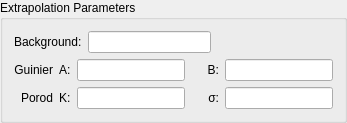
             <widget class="QGroupBox" name="groupBox_4">
              <property name="sizePolicy">
               <sizepolicy hsizetype="MinimumExpanding" vsizetype="Fixed">
                <horstretch>0</horstretch>
                <verstretch>0</verstretch>
               </sizepolicy>
              </property>
              <property name="title">
               <string>Extrapolation Parameters</string>
              </property>
              <layout class="QVBoxLayout" name="backgroundLayout">
               <item>
                <layout class="QGridLayout" name="gridLayout_4">
                 <item row="0" column="1">
                  <widget class="QLineEdit" name="txtBackground">
                   <property name="sizePolicy">
                    <sizepolicy hsizetype="MinimumExpanding" vsizetype="Fixed">
                     <horstretch>0</horstretch>
                     <verstretch>0</verstretch>
                    </sizepolicy>
                   </property>
                  </widget>
                 </item>
                 <item row="0" column="0">
                  <widget class="QLabel" name="label">
                   <property name="text">
                    <string>Background:</string>
                   </property>
                  </widget>
                 </item>
                 <item row="0" column="2">
                  <spacer name="horizontalSpacer_4">
                   <property name="orientation">
                    <enum>Qt::Horizontal</enum>
                   </property>
                   <property name="sizeHint" stdset="0">
                    <size>
                     <width>40</width>
                     <height>20</height>
                    </size>
                   </property>
                  </spacer>
                 </item>
                </layout>
               </item>
               <item>
                <layout class="QGridLayout" name="gridLayout_2">
                 <item row="5" column="0" colspan="2">
                  <layout class="QGridLayout" name="gridLayout_5">
                   <property name="bottomMargin">
                    <number>0</number>
                   </property>
                   <item row="3" column="4">
                    <widget class="QLineEdit" name="txtGuinierB">
                     <property name="readOnly">
                      <bool>false</bool>
                     </property>
                    </widget>
                   </item>
                   <item row="3" column="0">
                    <widget class="QLabel" name="label_8">
                     <property name="text">
                      <string>Guinier</string>
                     </property>
                     <property name="alignment">
                      <set>Qt::AlignRight|Qt::AlignTrailing|Qt::AlignVCenter</set>
                     </property>
                    </widget>
                   </item>
                   <item row="3" column="3">
                    <widget class="QLabel" name="label_7">
                     <property name="text">
                      <string>     B:</string>
                     </property>
                     <property name="alignment">
                      <set>Qt::AlignRight|Qt::AlignTrailing|Qt::AlignVCenter</set>
                     </property>
                    </widget>
                   </item>
                   <item row="4" column="1">
                    <widget class="QLabel" name="label_10">
                     <property name="text">
                      <string>K:</string>
                     </property>
                    </widget>
                   </item>
                   <item row="4" column="2">
                    <widget class="QLineEdit" name="txtPorodK">
                     <property name="readOnly">
                      <bool>false</bool>
                     </property>
                    </widget>
                   </item>
                   <item row="3" column="1">
                    <widget class="QLabel" name="label_6">
                     <property name="text">
                      <string>A:</string>
                     </property>
                    </widget>
                   </item>
                   <item row="3" column="2">
                    <widget class="QLineEdit" name="txtGuinierA">
                     <property name="readOnly">
                      <bool>false</bool>
                     </property>
                    </widget>
                   </item>
                   <item row="4" column="0">
                    <widget class="QLabel" name="label_9">
                     <property name="text">
                      <string>Porod</string>
                     </property>
                     <property name="alignment">
                      <set>Qt::AlignRight|Qt::AlignTrailing|Qt::AlignVCenter</set>
                     </property>
                    </widget>
                   </item>
                   <item row="4" column="4">
                    <widget class="QLineEdit" name="txtPorodSigma">
                     <property name="readOnly">
                      <bool>false</bool>
                     </property>
                    </widget>
                   </item>
                   <item row="4" column="3">
                    <widget class="QLabel" name="label_11">
                     <property name="text">
                      <string>σ:</string>
                     </property>
                     <property name="alignment">
                      <set>Qt::AlignRight|Qt::AlignTrailing|Qt::AlignVCenter</set>
                     </property>
                    </widget>
                   </item>
                  </layout>
                 </item>
                </layout>
               </item>
              </layout>
             </widget>
